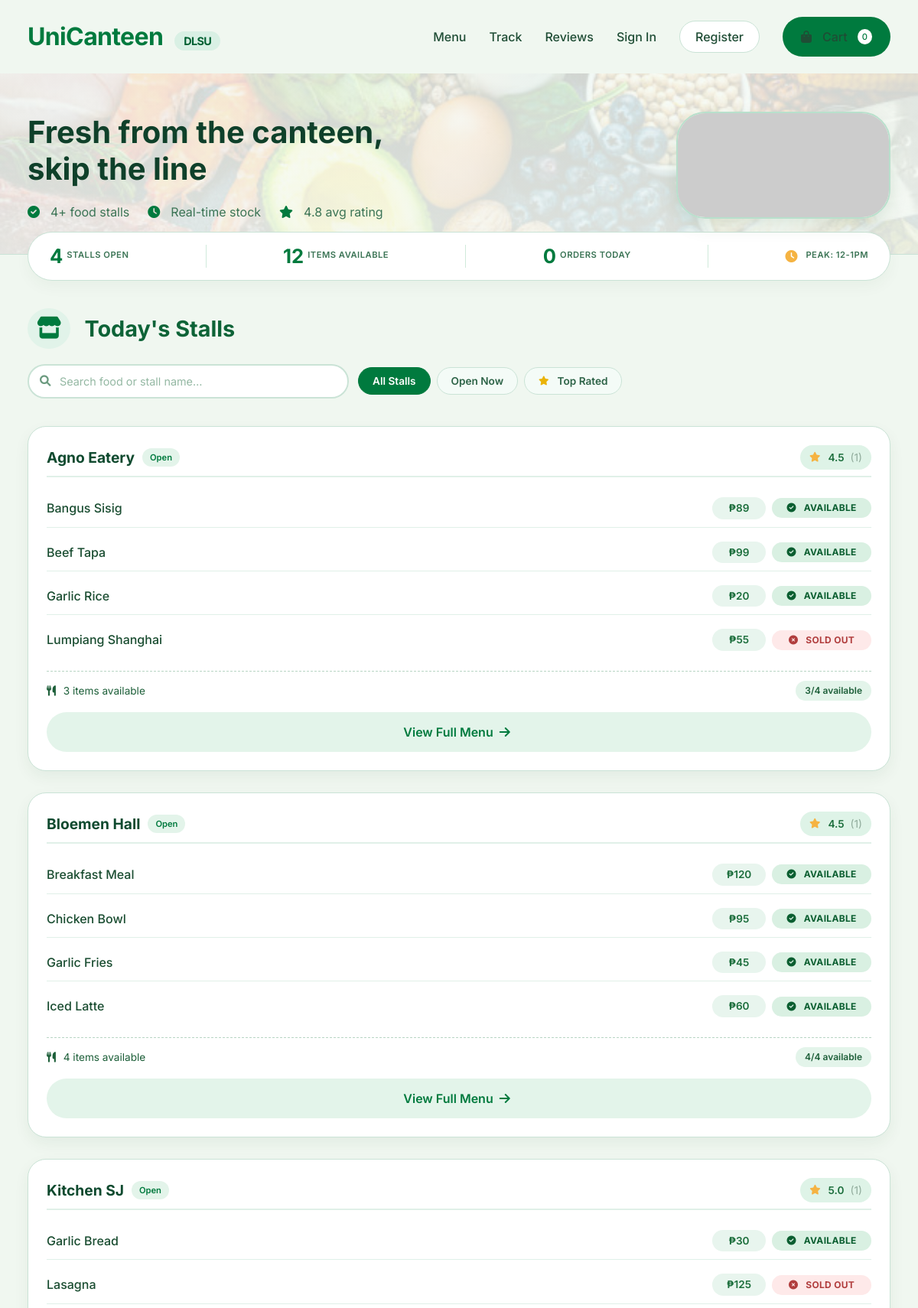
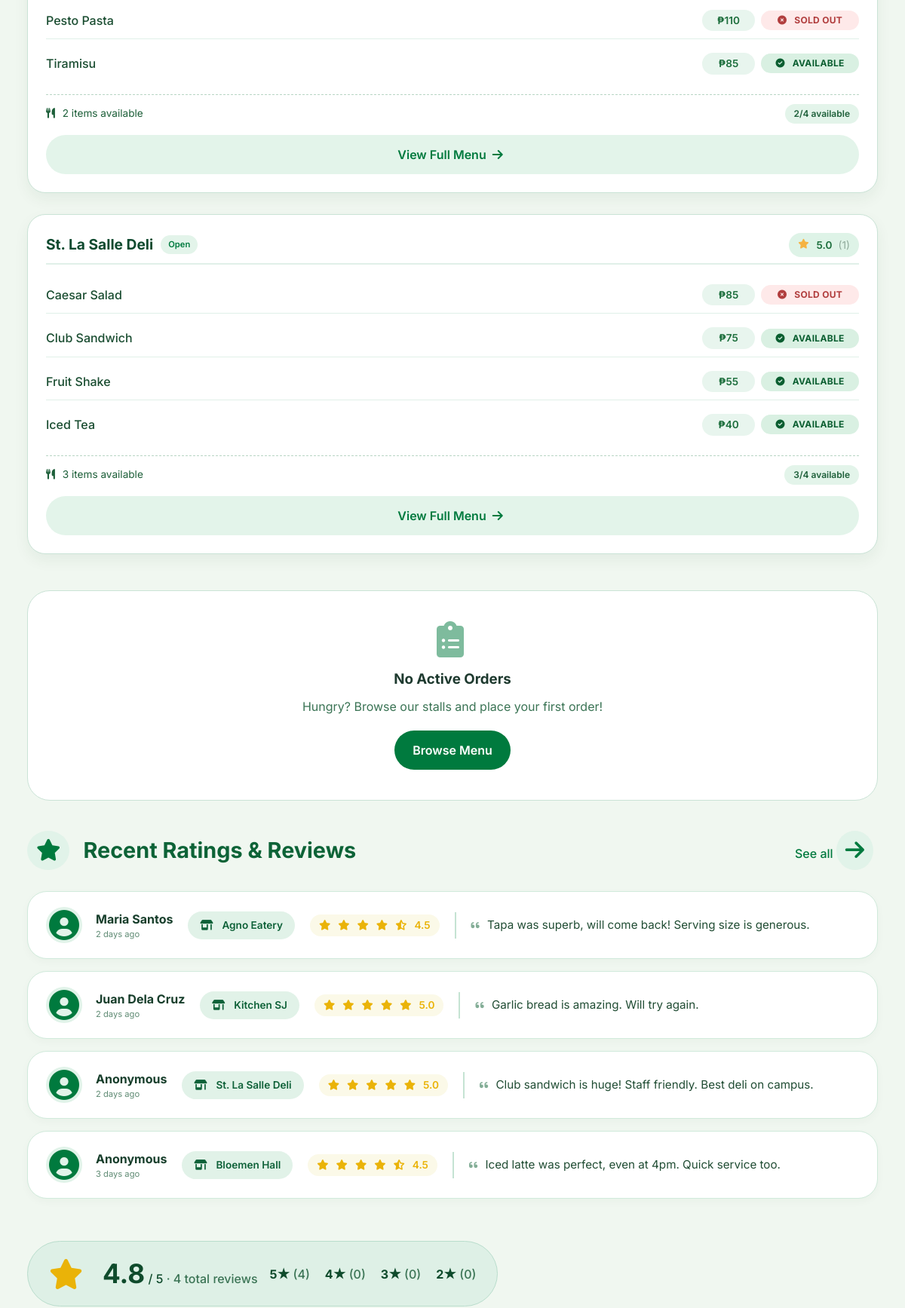
Screenshot of /frontend/customer.php (upper part) with the database file from the repository (2 pictures, top to bottom).
### tables this page shows
CREATE TABLE Restaurants (
    ID INT PRIMARY KEY AUTO_INCREMENT,
    name VARCHAR(60) NOT NULL,
    address VARCHAR(100),
    description TEXT,
    logo_url VARCHAR(255),
    owner_ID INT,
    is_open BOOLEAN DEFAULT TRUE,
    created_at TIMESTAMP DEFAULT CURRENT_TIMESTAMP,
    FOREIGN KEY (owner_ID) REFERENCES Users(ID)
);

CREATE TABLE Items (
    ID INT PRIMARY KEY AUTO_INCREMENT,
    name VARCHAR(60) NOT NULL,
    description TEXT,
    price DECIMAL(10, 2) NOT NULL,
    image_url VARCHAR(255),
    isAvailable BOOLEAN DEFAULT TRUE,
    restaurant_ID INT,
    created_at TIMESTAMP DEFAULT CURRENT_TIMESTAMP,
    FOREIGN KEY (restaurant_ID) REFERENCES Restaurants(ID) ON DELETE CASCADE
);

CREATE TABLE Ratings (
    ID INT PRIMARY KEY AUTO_INCREMENT,
    restaurant_ID INT,
    order_ID INT UNIQUE,
    rating DECIMAL(3, 2) CHECK (rating BETWEEN 1.0 AND 5.0),
    review TEXT,
    timestamp TIMESTAMP DEFAULT CURRENT_TIMESTAMP,
    FOREIGN KEY (restaurant_ID) REFERENCES Restaurants(ID) ON DELETE CASCADE,
    FOREIGN KEY (order_ID) REFERENCES Orders(ID) ON DELETE CASCADE
);

CREATE TABLE Users (
    ID INT PRIMARY KEY AUTO_INCREMENT,
    email VARCHAR(60) UNIQUE NOT NULL,
    password VARCHAR(255) NOT NULL,
    full_name VARCHAR(100) NOT NULL,
    role ENUM('U', 'V', 'A') NOT NULL,
    created_at TIMESTAMP DEFAULT CURRENT_TIMESTAMP,
    is_active BOOLEAN DEFAULT TRUE,
    is_banned BOOLEAN DEFAULT FALSE,
    last_login TIMESTAMP NULL,
    login_attempts INT DEFAULT 0,
    locked_until TIMESTAMP NULL,
    security_question VARCHAR(255) NULL,
    security_answer VARCHAR(255) NULL
);

### frontend/customer.php (the view, shortened to what the rows shown need)
<?php
require_once __DIR__ . '/../config/config.php';
$db = Database::getInstance()->getConnection();
$restaurantsQuery = "SELECT
    r.*,
    COALESCE(AVG(rt.rating), 0) as avg_rating,
    COUNT(DISTINCT rt.ID) as rating_count,
    (SELECT COUNT(*) FROM Items WHERE restaurant_ID = r.ID AND isAvailable = TRUE) as available_items_count,
    (SELECT COUNT(*) FROM Items WHERE restaurant_ID = r.ID) as total_items_count
    FROM Restaurants r
    LEFT JOIN Ratings rt ON r.ID = rt.restaurant_ID
    WHERE r.is_open = TRUE
    GROUP BY r.ID
    ORDER BY r.name";
$restaurantsResult = $db->query($restaurantsQuery);
$reviewsQuery = "SELECT
    rt.*,
    r.name as restaurant_name,
    u.full_name as reviewer_name
    FROM Ratings rt
    JOIN Restaurants r ON rt.restaurant_ID = r.ID
    LEFT JOIN Orders o ON rt.order_ID = o.ID
    LEFT JOIN Users u ON o.customer_ID = u.ID
    ORDER BY rt.timestamp DESC
    LIMIT 4";
$reviewsResult = $db->query($reviewsQuery);
?>
<!DOCTYPE html>
<html lang="en">
<head>
    <link rel="stylesheet" href="https://cdnjs.cloudflare.com/ajax/libs/font-awesome/6.0.0-beta3/css/all.min.css">
    <link rel="stylesheet" href="<?php echo url('assets/styles.css'); ?>">
</head>
<body>
    <div class="main-content">
        <section id="customer" class="page-section">
            <div class="hero-customer">
                <div class="wrapper">
                    <div
                        style="display: flex; justify-content: space-between; align-items: center; flex-wrap: wrap; gap: 20px;">
                        <div>
                            <h1>Fresh from the canteen,<br>skip the line</h1>
                        </div>
                    </div>
                </div>
            </div>
            <div class="wrapper">
                <div class="section-header" id="menu">
                    <h2>Today's Stalls</h2>
                </div>
                <div class="stall-grid" id="stallGrid">
                    <?php
                    $restaurantsResult->data_seek(0);
                    while ($restaurant = $restaurantsResult->fetch_assoc()):
                        $itemsQuery = "SELECT * FROM Items WHERE restaurant_ID = ? ORDER BY name LIMIT 4";
                        $stmt = $db->prepare($itemsQuery);
                        $stmt->bind_param("i", $restaurant['ID']);
                        $stmt->execute();
                        $itemsResult = $stmt->get_result();
                        $itemNames = [];
                        $itemsForAttr = $itemsResult->fetch_all(MYSQLI_ASSOC);
                        foreach ($itemsForAttr as $i) {
                            $itemNames[] = $i['name'];
                        }
                        ?>
                        <div class="stall-card"
                            data-stall-name="<?php echo htmlspecialchars(strtolower($restaurant['name'])); ?>"
                            data-items="<?php echo htmlspecialchars(strtolower(implode(' ', $itemNames))); ?>"
                            data-open="<?php echo $restaurant['is_open'] ? '1' : '0'; ?>"
                            data-rating="<?php echo $restaurant['avg_rating']; ?>">
                            <div class="stall-header">
                                <div style="display: flex; align-items: center; gap: 10px;">
                                    <span class="stall-name"><?php echo htmlspecialchars($restaurant['name']); ?></span>
                                    <span
                                        style="background: <?php echo $restaurant['is_open'] ? '#e3f4ea' : '#fee9e9'; ?>; padding: 4px 10px; border-radius: 40px; font-size: 0.7rem; font-weight: 600; color: <?php echo $restaurant['is_open'] ? '#007a3e' : '#b13e3e'; ?>;">
                                        <?php echo $restaurant['is_open'] ? 'Open' : 'Closed'; ?>
                                    </span>
                                </div>
                                <span class="rating">
                                    <i class="fas fa-star"></i> <?php echo number_format($restaurant['avg_rating'], 1); ?>
                                    <span
                                        style="color: #8faa9a; font-weight: 400; margin-left: 4px;">(<?php echo $restaurant['rating_count']; ?>)</span>
                                </span>
                            </div>
                            <div class="menu-grid">
                                <?php
                                foreach ($itemsForAttr as $item):
                                    $isAvailable = ($item['isAvailable'] == 1 || $item['isAvailable'] === '1' || $item['isAvailable'] === true);
                                    ?>
                                    <div class="menu-row" title="<?php echo htmlspecialchars($item['description'] ?? ''); ?>">
                                        <span class="item-name"><?php echo htmlspecialchars($item['name']); ?></span>
                                        <span class="price-tag">₱<?php echo number_format($item['price'], 0); ?></span>
                                        <?php if ($isAvailable): ?>
                                            <span class="avail-tag"><i class="fas fa-check-circle"></i> Available</span>
                                        <?php else: ?>
                                            <span class="avail-tag not-available"><i class="fas fa-times-circle"></i> Sold
                                                Out</span>
                                        <?php endif; ?>
                                    </div>
                                <?php endforeach; ?>
                            </div>
                            <div class="availability-summary">
                                <span><i class="fas fa-utensils"></i> <?php echo $restaurant['available_items_count']; ?>
                                    items available</span>
                                <span
                                    class="available-count"><?php echo $restaurant['available_items_count']; ?>/<?php echo $restaurant['total_items_count']; ?>
                                    available</span>
                            </div>
                            <a href="index.php?page=restaurant&id=<?php echo $restaurant['ID']; ?>" class="btn-secondary"
                                style="width: 100%; margin-top: 15px; text-decoration: none;">
                                View Full Menu <i class="fas fa-arrow-right"></i>
                            </a>
                        </div>
                    <?php endwhile; ?>
                </div>
                <div class="section-header" id="reviews">
                    <h2>Recent Ratings & Reviews</h2>
                </div>
                <div class="reviews-grid">
                    <?php
                    $reviewsResult->data_seek(0);
                    if ($reviewsResult->num_rows > 0):
                        while ($review = $reviewsResult->fetch_assoc()):
                            ?>
                            <div class="review-card">
                                <div class="reviewer-avatar">
                                    <i class="fas fa-user-circle" style="font-size: 2.5rem; color: #007a3e;"></i>
                                    <div>
                                        <span
                                            class="name"><?php echo htmlspecialchars($review['reviewer_name'] ?? 'Anonymous'); ?></span>
                                        <div style="font-size: 0.7rem; color: #5f8b74;">
                                            <?php echo getTimeAgo($review['timestamp']); ?>
                                        </div>
                                    </div>
                                </div>
                                <div class="stall-badge">
                                    <i class="fas fa-store-alt"></i> <?php echo htmlspecialchars($review['restaurant_name']); ?>
                                </div>
                                <div class="stars-container">
                                    <?php
                                    $rating = $review['rating'];
                                    for ($i = 1; $i <= 5; $i++):
                                        if ($i <= floor($rating)):
                                            ?>
                                            <i class="fas fa-star"></i>
                                        <?php elseif ($i - 0.5 <= $rating): ?>
                                            <i class="fas fa-star-half-alt"></i>
                                        <?php else: ?>
                                            <i class="far fa-star"></i>
                                        <?php endif; endfor; ?>
                                    <?php echo number_format($rating, 1); ?>
                                </div>
                                <div class="review-text">
                                    <i class="fas fa-quote-left"></i>
                                    <?php echo htmlspecialchars($review['review']); ?>
                                </div>
                            </div>
                            <?php
                        endwhile;
                    endif; ?>
                </div>
            </div>
        </section>
    </div>
</body>
</html>

### rows the page displays
restaurants: name "Agno Eatery", is_open "Open", avg_rating "4.5", rating_count "1", available_items_count "3", total_items_count "4"
items: name "Bangus Sisig", price "89", isAvailable 1 (drawn)
items: name "Beef Tapa", price "99", isAvailable 1 (drawn)
items: name "Garlic Rice", price "20", isAvailable 1 (drawn)
items: name "Lumpiang Shanghai", price "55", isAvailable 0 (drawn)
restaurants: name "Bloemen Hall", is_open "Open", avg_rating "4.5", rating_count "1", available_items_count "4", total_items_count "4"
items: name "Breakfast Meal", price "120", isAvailable 1 (drawn)
items: name "Chicken Bowl", price "95", isAvailable 1 (drawn)
items: name "Garlic Fries", price "45", isAvailable 1 (drawn)
items: name "Iced Latte", price "60", isAvailable 1 (drawn)
restaurants: name "Kitchen SJ", is_open "Open", avg_rating "5.0", rating_count "1", available_items_count "2", total_items_count "4"
items: name "Garlic Bread", price "30", isAvailable 1 (drawn)
items: name "Lasagna", price "125", isAvailable 0 (drawn)
items: name "Pesto Pasta", price "110", isAvailable 0 (drawn)
items: name "Tiramisu", price "85", isAvailable 1 (drawn)
restaurants: name "St. La Salle Deli", is_open "Open", avg_rating "5.0", rating_count "1", available_items_count "3", total_items_count "4"
items: name "Caesar Salad", price "85", isAvailable 0 (drawn)
items: name "Club Sandwich", price "75", isAvailable 1 (drawn)
items: name "Fruit Shake", price "55", isAvailable 1 (drawn)
items: name "Iced Tea", price "40", isAvailable 1 (drawn)
ratings: users.full_name "Maria Santos", timestamp "2 days ago", restaurant_ID.name "Agno Eatery", rating "4.5", review "Tapa was superb, will come back! Serving size is generous."
ratings: users.full_name "Juan Dela Cruz", timestamp "2 days ago", restaurant_ID.name "Kitchen SJ", rating "5.0", review "Garlic bread is amazing. Will try again."
ratings: reviewer_name "Anonymous", timestamp "2 days ago", restaurant_ID.name "St. La Salle Deli", rating "5.0", review "Club sandwich is huge! Staff friendly. Best deli on campus."
ratings: reviewer_name "Anonymous", timestamp "3 days ago", restaurant_ID.name "Bloemen Hall", rating "4.5", review "Iced latte was perfect, even at 4pm. Quick service too."

### other values shown
$cart_items_count "0"
$stats['open_stalls'] "4"
$ratingStats['avg_rating'] "4.8"
$stats['available_items'] "12"
$stats['today_orders'] "0"
$ratingStats['total_reviews'] "4"
$ratingStats['five_star'] "4"
$ratingStats['four_star'] "0"
$ratingStats['three_star'] "0"
$ratingStats['two_star'] "0"
